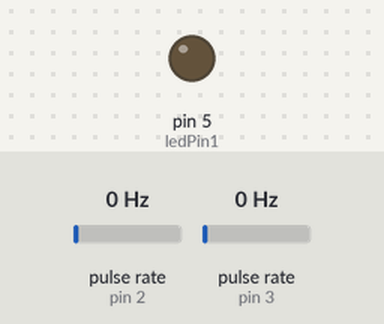
Bench run of a sketch on a simulated Arduino Uno, built with avr-gcc and run on an emulated ATmega328P. Parts: output pins drawn as LEDs (lit = HIGH). Wiring (inferred from the names in the program): 2 × pulse sensor: data pin 2 / data pin 3. Dashed ring = blinking. The test bench sets the inputs (shaded band); at power-on: pulse rate (sensors on pin 2, pin 3) 0 Hz. What the sketch prints to the serial monitor is not drawn.

Above: at 1.2 s.
1.3 s: pulse rate (sensor on pin 2) set to 4 Hz
At 1.48 s:
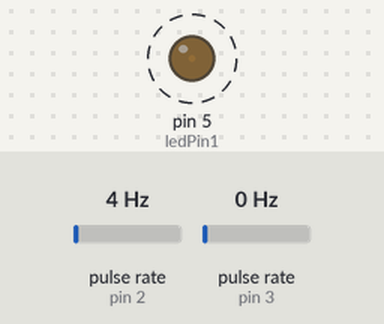
4.3 s: pulse rate (sensor on pin 3) set to 50 Hz
7.3 s: pulse rate (sensor on pin 2) set to 50 Hz
At 9.2 s:
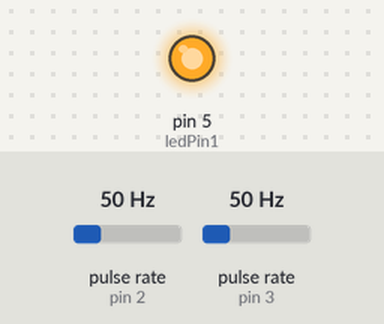
10.3 s: pulse rate (sensor on pin 3) set to 150 Hz
Timing chart, 0 to 14.3 s (numbered marks = the images above; inputs shaded):
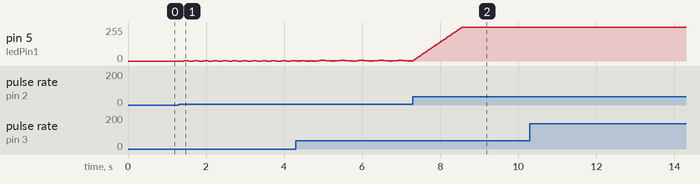

The sketch:

mouseEncoder.ino
```cpp
int encoderPin1 = 2;
int encoderPin2 = 3;
int ledPin1     = 5; // PWM

volatile int lastEncoded = 0;
volatile long encoderValue = 0;

long lastencoderValue = 0;

int lastMSB = 0;
int lastLSB = 0;

void setup() {
  Serial.begin (9600);

  pinMode(encoderPin1, INPUT);
  pinMode(encoderPin2, INPUT);
  pinMode(ledPin1, OUTPUT);

  digitalWrite(encoderPin1, HIGH); //turn pullup resistor on
  digitalWrite(encoderPin2, HIGH); //turn pullup resistor on
  analogWrite (ledPin1, LOW);

  attachInterrupt(0, updateEncoder, CHANGE);
  attachInterrupt(1, updateEncoder, CHANGE);

}

void loop() {
  Serial.println(encoderValue);
  if ( encoderValue > 255 ) {
    encoderValue = 255;
  }
  if ( encoderValue < 0 )   {
    encoderValue = 0;
  }

  analogWrite(ledPin1, encoderValue);
}

void updateEncoder() {
  int MSB = digitalRead(encoderPin1); //MSB = most significant bit
  int LSB = digitalRead(encoderPin2); //LSB = least significant bit

  int encoded = (MSB << 1) | LSB; //converting the 2 pin value to single number
  int sum  = (lastEncoded << 2) | encoded; //adding it to the previous encoded value

  if (sum == 0b1101 || sum == 0b0100 || sum == 0b0010 || sum == 0b1011) encoderValue ++;
  if (sum == 0b1110 || sum == 0b0111 || sum == 0b0001 || sum == 0b1000) encoderValue --;

  lastEncoded = encoded; //store this value for next time
}
```

Measured:
- after the input at 1.3 s, pin 5 (ledPin1): alternates 1/255 for 0.12 s and 0/255 for 0.12 s, starting after 0.13 s
- after the input at 10.3 s, pin 5 (ledPin1): 255/255 → 254/255 after 4.0 s
